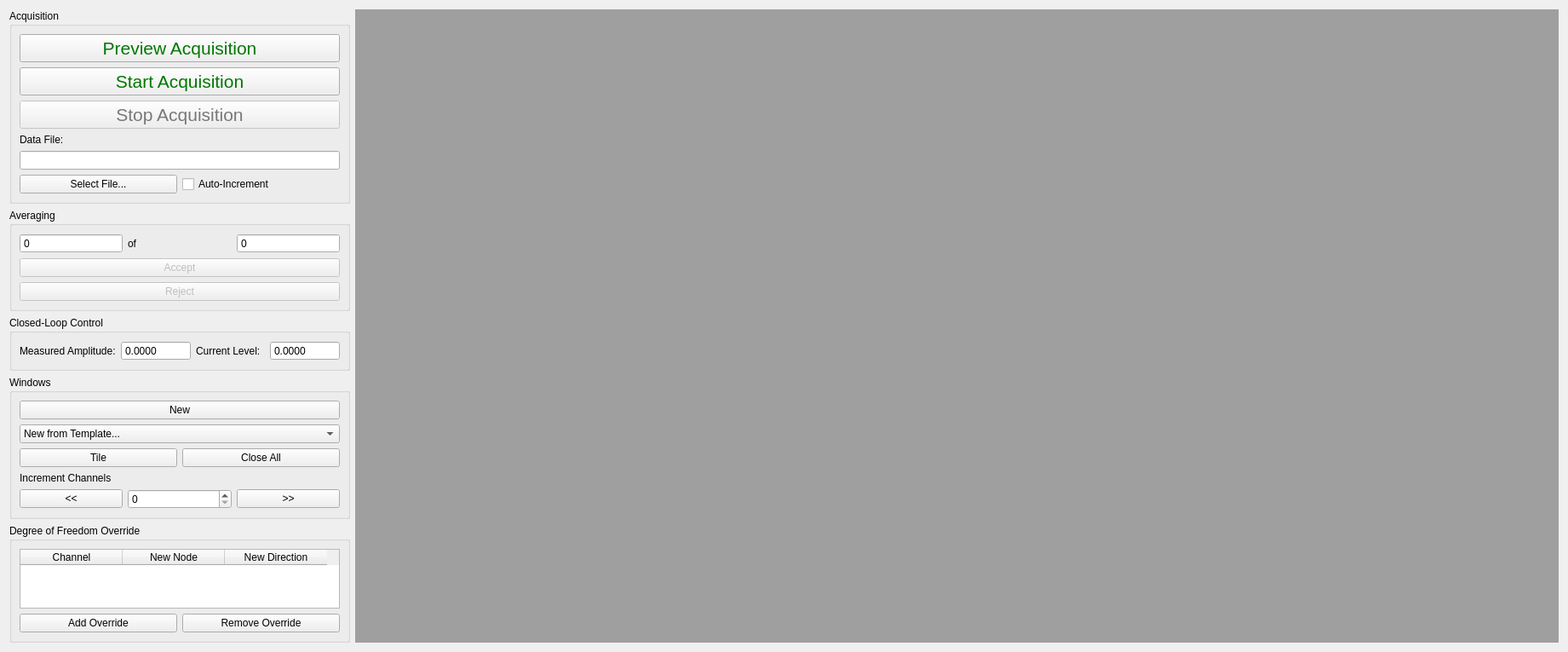
<?xml version="1.0" encoding="UTF-8"?>
<ui version="4.0">
 <class>Form</class>
 <widget class="QWidget" name="Form">
  <property name="geometry">
   <rect>
    <x>0</x>
    <y>0</y>
    <width>1841</width>
    <height>709</height>
   </rect>
  </property>
  <property name="windowTitle">
   <string>Form</string>
  </property>
  <layout class="QHBoxLayout" name="horizontalLayout">
   <item>
    <layout class="QVBoxLayout" name="settings_layout">
     <item>
      <widget class="QGroupBox" name="acqusition_groupbox">
       <property name="title">
        <string>Acquisition</string>
       </property>
       <layout class="QVBoxLayout" name="verticalLayout_2">
        <item>
         <widget class="QPushButton" name="preview_test_button">
          <property name="sizePolicy">
           <sizepolicy hsizetype="Minimum" vsizetype="Minimum">
            <horstretch>0</horstretch>
            <verstretch>0</verstretch>
           </sizepolicy>
          </property>
          <property name="palette">
           <palette>
            <active>
             <colorrole role="ButtonText">
              <brush brushstyle="SolidPattern">
               <color alpha="255">
                <red>0</red>
                <green>120</green>
                <blue>0</blue>
               </color>
              </brush>
             </colorrole>
            </active>
            <inactive>
             <colorrole role="ButtonText">
              <brush brushstyle="SolidPattern">
               <color alpha="255">
                <red>0</red>
                <green>120</green>
                <blue>0</blue>
               </color>
              </brush>
             </colorrole>
            </inactive>
            <disabled>
             <colorrole role="ButtonText">
              <brush brushstyle="SolidPattern">
               <color alpha="255">
                <red>120</red>
                <green>120</green>
                <blue>120</blue>
               </color>
              </brush>
             </colorrole>
            </disabled>
           </palette>
          </property>
          <property name="font">
           <font>
            <pointsize>16</pointsize>
           </font>
          </property>
          <property name="toolTip">
           <string>Starts the acquisition in Preview mode which will not save data to the disk nor will it stop automatically when the requested number of averages is reached.</string>
          </property>
          <property name="text">
           <string>Preview Acquisition</string>
          </property>
         </widget>
        </item>
        <item>
         <widget class="QPushButton" name="start_test_button">
          <property name="sizePolicy">
           <sizepolicy hsizetype="Minimum" vsizetype="Minimum">
            <horstretch>0</horstretch>
            <verstretch>0</verstretch>
           </sizepolicy>
          </property>
          <property name="palette">
           <palette>
            <active>
             <colorrole role="ButtonText">
              <brush brushstyle="SolidPattern">
               <color alpha="255">
                <red>0</red>
                <green>120</green>
                <blue>0</blue>
               </color>
              </brush>
             </colorrole>
            </active>
            <inactive>
             <colorrole role="ButtonText">
              <brush brushstyle="SolidPattern">
               <color alpha="255">
                <red>0</red>
                <green>120</green>
                <blue>0</blue>
               </color>
              </brush>
             </colorrole>
            </inactive>
            <disabled>
             <colorrole role="ButtonText">
              <brush brushstyle="SolidPattern">
               <color alpha="255">
                <red>120</red>
                <green>120</green>
                <blue>120</blue>
               </color>
              </brush>
             </colorrole>
            </disabled>
           </palette>
          </property>
          <property name="font">
           <font>
            <pointsize>16</pointsize>
           </font>
          </property>
          <property name="toolTip">
           <string>Starts the acquisition and stores data to the disk.  Acquisition will stop automatically when the requested number of averages is reached.</string>
          </property>
          <property name="text">
           <string>Start Acquisition</string>
          </property>
         </widget>
        </item>
        <item>
         <widget class="QPushButton" name="stop_test_button">
          <property name="enabled">
           <bool>false</bool>
          </property>
          <property name="sizePolicy">
           <sizepolicy hsizetype="Minimum" vsizetype="Minimum">
            <horstretch>0</horstretch>
            <verstretch>0</verstretch>
           </sizepolicy>
          </property>
          <property name="palette">
           <palette>
            <active>
             <colorrole role="ButtonText">
              <brush brushstyle="SolidPattern">
               <color alpha="255">
                <red>255</red>
                <green>0</green>
                <blue>0</blue>
               </color>
              </brush>
             </colorrole>
            </active>
            <inactive>
             <colorrole role="ButtonText">
              <brush brushstyle="SolidPattern">
               <color alpha="255">
                <red>255</red>
                <green>0</green>
                <blue>0</blue>
               </color>
              </brush>
             </colorrole>
            </inactive>
            <disabled>
             <colorrole role="ButtonText">
              <brush brushstyle="SolidPattern">
               <color alpha="255">
                <red>120</red>
                <green>120</green>
                <blue>120</blue>
               </color>
              </brush>
             </colorrole>
            </disabled>
           </palette>
          </property>
          <property name="font">
           <font>
            <pointsize>16</pointsize>
           </font>
          </property>
          <property name="toolTip">
           <string>Stops the currently active acquisition.</string>
          </property>
          <property name="text">
           <string>Stop Acquisition</string>
          </property>
         </widget>
        </item>
        <item>
         <widget class="QLabel" name="data_file_label">
          <property name="sizePolicy">
           <sizepolicy hsizetype="Minimum" vsizetype="Minimum">
            <horstretch>0</horstretch>
            <verstretch>0</verstretch>
           </sizepolicy>
          </property>
          <property name="text">
           <string>Data File:</string>
          </property>
         </widget>
        </item>
        <item>
         <widget class="QLineEdit" name="data_file_selector">
          <property name="sizePolicy">
           <sizepolicy hsizetype="Minimum" vsizetype="Fixed">
            <horstretch>0</horstretch>
            <verstretch>0</verstretch>
           </sizepolicy>
          </property>
          <property name="toolTip">
           <string>File to which modal data is written from Rattlesnake.</string>
          </property>
          <property name="readOnly">
           <bool>true</bool>
          </property>
         </widget>
        </item>
        <item>
         <layout class="QHBoxLayout" name="file_settings_layout">
          <item>
           <widget class="QPushButton" name="select_file_button">
            <property name="toolTip">
             <string>Select a file to which Rattlesnake modal data will be written.</string>
            </property>
            <property name="text">
             <string>Select File...</string>
            </property>
           </widget>
          </item>
          <item>
           <widget class="QCheckBox" name="autoincrement_checkbox">
            <property name="toolTip">
             <string>Select this to automatically add a 4-digit number to the file name that will increment automatically.</string>
            </property>
            <property name="text">
             <string>Auto-Increment</string>
            </property>
           </widget>
          </item>
         </layout>
        </item>
       </layout>
      </widget>
     </item>
     <item>
      <widget class="QGroupBox" name="averaging_groupbox">
       <property name="sizePolicy">
        <sizepolicy hsizetype="Minimum" vsizetype="Minimum">
         <horstretch>0</horstretch>
         <verstretch>0</verstretch>
        </sizepolicy>
       </property>
       <property name="title">
        <string>Averaging</string>
       </property>
       <layout class="QVBoxLayout" name="verticalLayout_3">
        <item>
         <layout class="QHBoxLayout" name="average_display_layout">
          <item>
           <widget class="QSpinBox" name="current_average_display">
            <property name="toolTip">
             <string>Current number of averages acquired</string>
            </property>
            <property name="readOnly">
             <bool>true</bool>
            </property>
            <property name="buttonSymbols">
             <enum>QAbstractSpinBox::NoButtons</enum>
            </property>
            <property name="maximum">
             <number>999999999</number>
            </property>
           </widget>
          </item>
          <item>
           <widget class="QLabel" name="average_display_label">
            <property name="text">
             <string>of</string>
            </property>
           </widget>
          </item>
          <item>
           <widget class="QSpinBox" name="total_averages_display">
            <property name="toolTip">
             <string>Total number of averages that will be acquired.</string>
            </property>
            <property name="readOnly">
             <bool>true</bool>
            </property>
            <property name="buttonSymbols">
             <enum>QAbstractSpinBox::NoButtons</enum>
            </property>
            <property name="maximum">
             <number>999999999</number>
            </property>
           </widget>
          </item>
         </layout>
        </item>
        <item>
         <widget class="QPushButton" name="accept_average_button">
          <property name="enabled">
           <bool>false</bool>
          </property>
          <property name="toolTip">
           <string>Manually accept the current measurement frame.</string>
          </property>
          <property name="text">
           <string>Accept</string>
          </property>
         </widget>
        </item>
        <item>
         <widget class="QPushButton" name="reject_average_button">
          <property name="enabled">
           <bool>false</bool>
          </property>
          <property name="toolTip">
           <string>Manually reject the current measurement frame.</string>
          </property>
          <property name="text">
           <string>Reject</string>
          </property>
         </widget>
        </item>
       </layout>
      </widget>
     </item>
     <item>
      <widget class="QGroupBox" name="control_law_status_groupbox">
       <property name="sizePolicy">
        <sizepolicy hsizetype="Minimum" vsizetype="Minimum">
         <horstretch>0</horstretch>
         <verstretch>0</verstretch>
        </sizepolicy>
       </property>
       <property name="title">
        <string>Closed-Loop Control</string>
       </property>
       <layout class="QHBoxLayout" name="control_law_status_layout">
        <item>
         <widget class="QLabel" name="control_measured_amplitude_label">
          <property name="text">
           <string>Measured Amplitude:</string>
          </property>
         </widget>
        </item>
        <item>
         <widget class="QDoubleSpinBox" name="control_measured_amplitude_display">
          <property name="toolTip">
           <string>Force amplitude measured at the drive frequency during the most recent frame.</string>
          </property>
          <property name="readOnly">
           <bool>true</bool>
          </property>
          <property name="buttonSymbols">
           <enum>QAbstractSpinBox::NoButtons</enum>
          </property>
          <property name="decimals">
           <number>4</number>
          </property>
          <property name="maximum">
           <double>999999999.000000000</double>
          </property>
         </widget>
        </item>
        <item>
         <widget class="QLabel" name="control_current_level_label">
          <property name="text">
           <string>Current Level:</string>
          </property>
         </widget>
        </item>
        <item>
         <widget class="QDoubleSpinBox" name="control_current_level_display">
          <property name="toolTip">
           <string>Current output level of the signal generator, as adjusted by the closed-loop control law.</string>
          </property>
          <property name="readOnly">
           <bool>true</bool>
          </property>
          <property name="buttonSymbols">
           <enum>QAbstractSpinBox::NoButtons</enum>
          </property>
          <property name="decimals">
           <number>4</number>
          </property>
          <property name="maximum">
           <double>999999999.000000000</double>
          </property>
         </widget>
        </item>
       </layout>
      </widget>
     </item>
     <item>
      <widget class="QGroupBox" name="window_groupbox">
       <property name="sizePolicy">
        <sizepolicy hsizetype="Minimum" vsizetype="Minimum">
         <horstretch>0</horstretch>
         <verstretch>0</verstretch>
        </sizepolicy>
       </property>
       <property name="title">
        <string>Windows</string>
       </property>
       <layout class="QGridLayout" name="gridLayout">
        <item row="1" column="0" colspan="2">
         <widget class="QComboBox" name="new_from_template_combobox">
          <property name="sizePolicy">
           <sizepolicy hsizetype="Minimum" vsizetype="Fixed">
            <horstretch>0</horstretch>
            <verstretch>0</verstretch>
           </sizepolicy>
          </property>
          <property name="toolTip">
           <string>Create a visualization window from a set of preset templates.</string>
          </property>
          <item>
           <property name="text">
            <string>New from Template...</string>
           </property>
          </item>
          <item>
           <property name="text">
            <string>Drive Point (Magnitude)</string>
           </property>
          </item>
          <item>
           <property name="text">
            <string>Drive Point (Imaginary)</string>
           </property>
          </item>
          <item>
           <property name="text">
            <string>Drive Point Coherence</string>
           </property>
          </item>
          <item>
           <property name="text">
            <string>Reciprocity</string>
           </property>
          </item>
          <item>
           <property name="text">
            <string>Reference Autospectrum</string>
           </property>
          </item>
          <item>
           <property name="text">
            <string>3x3 Channel Grid</string>
           </property>
          </item>
         </widget>
        </item>
        <item row="2" column="1">
         <widget class="QPushButton" name="close_all_button">
          <property name="toolTip">
           <string>Close all visualization windows.</string>
          </property>
          <property name="text">
           <string>Close All</string>
          </property>
         </widget>
        </item>
        <item row="3" column="0" colspan="2">
         <widget class="QLabel" name="increment_channels_label">
          <property name="sizePolicy">
           <sizepolicy hsizetype="Minimum" vsizetype="Minimum">
            <horstretch>0</horstretch>
            <verstretch>0</verstretch>
           </sizepolicy>
          </property>
          <property name="text">
           <string>Increment Channels</string>
          </property>
         </widget>
        </item>
        <item row="4" column="0" colspan="2">
         <layout class="QHBoxLayout" name="increment_channels_layout">
          <item>
           <widget class="QPushButton" name="decrement_channels_button">
            <property name="toolTip">
             <string>Increment channels in visualization windows by the specified number.</string>
            </property>
            <property name="text">
             <string>&lt;&lt;</string>
            </property>
           </widget>
          </item>
          <item>
           <widget class="QSpinBox" name="increment_channels_number">
            <property name="toolTip">
             <string>Select the number of channels to increment all windows by.  This is useful to quickly move through all channels.</string>
            </property>
           </widget>
          </item>
          <item>
           <widget class="QPushButton" name="increment_channels_button">
            <property name="toolTip">
             <string>Increment channels in visualization windows by the specified number.</string>
            </property>
            <property name="text">
             <string>&gt;&gt;</string>
            </property>
           </widget>
          </item>
         </layout>
        </item>
        <item row="2" column="0">
         <widget class="QPushButton" name="tile_layout_button">
          <property name="toolTip">
           <string>Tile all visualization windows</string>
          </property>
          <property name="text">
           <string>Tile</string>
          </property>
         </widget>
        </item>
        <item row="0" column="0" colspan="2">
         <widget class="QPushButton" name="new_window_button">
          <property name="toolTip">
           <string>Create a new data visualization window.</string>
          </property>
          <property name="text">
           <string>New</string>
          </property>
         </widget>
        </item>
       </layout>
      </widget>
     </item>
     <item>
      <widget class="QGroupBox" name="dof_override_groupbox">
       <property name="title">
        <string>Degree of Freedom Override</string>
       </property>
       <layout class="QVBoxLayout" name="verticalLayout">
        <item>
         <widget class="QTableWidget" name="dof_override_table">
          <property name="sizePolicy">
           <sizepolicy hsizetype="Minimum" vsizetype="Expanding">
            <horstretch>0</horstretch>
            <verstretch>0</verstretch>
           </sizepolicy>
          </property>
          <property name="sizeAdjustPolicy">
           <enum>QAbstractScrollArea::AdjustToContents</enum>
          </property>
          <attribute name="horizontalHeaderDefaultSectionSize">
           <number>120</number>
          </attribute>
          <attribute name="horizontalHeaderMinimumSectionSize">
           <number>120</number>
          </attribute>
          <column>
           <property name="text">
            <string>Channel</string>
           </property>
           <property name="toolTip">
            <string>Original channel to override</string>
           </property>
          </column>
          <column>
           <property name="text">
            <string>New Node</string>
           </property>
           <property name="toolTip">
            <string>New Node Number to override the original channel with.</string>
           </property>
          </column>
          <column>
           <property name="text">
            <string>New Direction</string>
           </property>
           <property name="toolTip">
            <string>New Direction to override the original channel with</string>
           </property>
          </column>
         </widget>
        </item>
        <item>
         <layout class="QHBoxLayout" name="horizontalLayout_2">
          <item>
           <widget class="QPushButton" name="add_override_button">
            <property name="toolTip">
             <string>Adds an override to the channel table to change the degree of freedom associated with a given channel.  Useful for roving hammer or roving accelerometer testing.</string>
            </property>
            <property name="text">
             <string>Add Override</string>
            </property>
           </widget>
          </item>
          <item>
           <widget class="QPushButton" name="remove_override_button">
            <property name="toolTip">
             <string>Removes the selected channel override.</string>
            </property>
            <property name="text">
             <string>Remove Override</string>
            </property>
           </widget>
          </item>
         </layout>
        </item>
       </layout>
      </widget>
     </item>
    </layout>
   </item>
   <item>
    <widget class="QMdiArea" name="channel_display_area"/>
   </item>
  </layout>
 </widget>
 <resources/>
 <connections/>
</ui>
